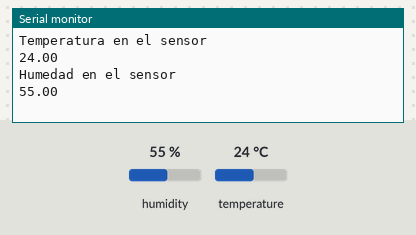
Bench run of a sketch on a simulated Arduino Uno, built with avr-gcc and run on an emulated ATmega328P. Parts: the last lines printed to the serial monitor. The inputs (shaded band) are chosen by the test bench; at power-on: humidity 55 %, temperature 24 °C.

Above: at 3.2 s.
3.3 s: humidity set to 22 %
At 8.2 s:
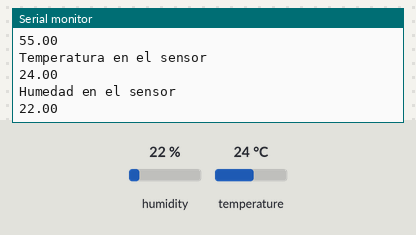
8.9 s: temperature set to 12 °C
At 12.9 s:
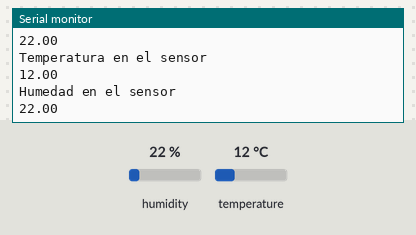
14.5 s: humidity set to 40 %
At 17.6 s:
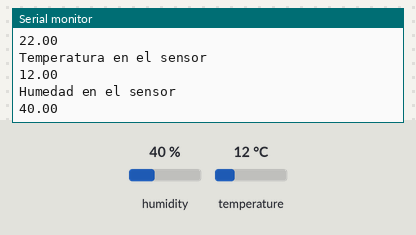
Timing chart, 0 to 19.1 s (numbered marks = the images above; inputs shaded):
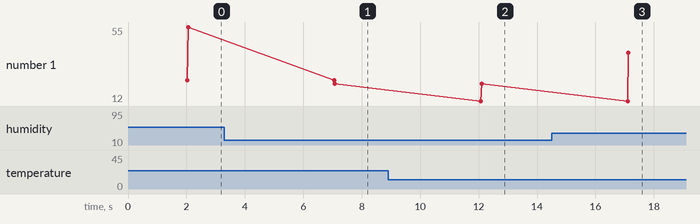

Measured:
- after the input at 3.3 s, the serial monitor: prints a new line after 3.8 s (image 1)
- after the input at 8.9 s, the serial monitor: prints a new line after 3.2 s (image 2)
- after the input at 14.5 s, the serial monitor: prints a new line after 2.6 s (image 3)
- plotted number 1: 55 → 22 after the input at 3.3 s, 22 → 40 after the input at 14.5 s

The sketch:

tem_hum.ino
```cpp
#include "DHT.h"
DHT dht15(15, DHT11);

void setup() {
  Serial.begin(9600);
  delay(2000);
  dht15.begin(); // Corregir esta línea
}

void loop() {
  Serial.println("Temperatura en el sensor");
  Serial.println(dht15.readTemperature());
  Serial.println("Humedad en el sensor");
  Serial.println(dht15.readHumidity());
  delay(5000);
}
```
